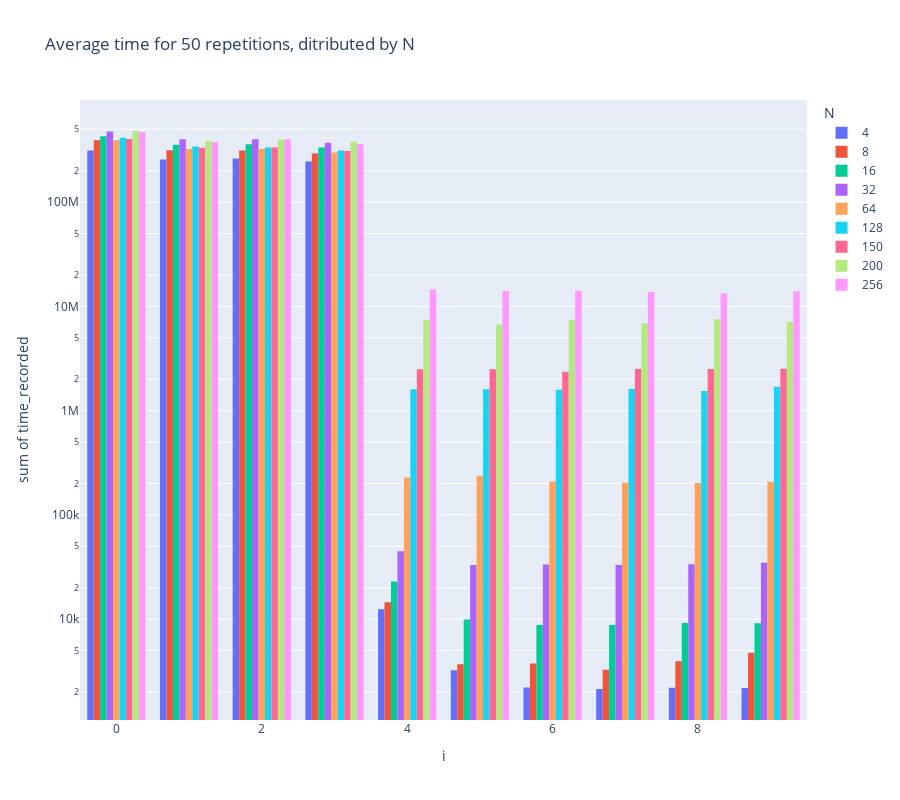

Here is the notebook cell this chart was saved with:
### Markdown cell above
## 3.3 Overhead generated

### Code cell
average_time = df.groupby(['i', 'N'])['time_recorded'].mean().reset_index()
fig = px.histogram(average_time, x='i', y='time_recorded', color = "N",barmode='group',log_y=True,height = 800,title = "Average time for 50 repetitions, ditributed by N")
fig.show()

### Figure 1 — Plotly figure (JSON) as saved in the notebook; plotly's stock layout.template omitted (floating-point values rounded to 4 significant figures)
{"data": [{"alignmentgroup": "True", "bingroup": "x", "histfunc": "sum", "hovertemplate": "N=4<br>i=%{x}<br>sum of time_recorded=%{y}<extra></extra>", "legendgroup": "4", "marker": {"color": "#636efa", "pattern": {"shape": ""}}, "name": "4", "offsetgroup": "4", "orientation": "v", "showlegend": true, "type": "histogram", "x": [0, 1, 2, 3, 4, 5, 6, 7, 8, 9], "xaxis": "x", "y": [312500000.0, 256900000.0, 262100000.0, 245500000.0, 12450.0, 3234.0, 2204.0, 2133.0, 2198.0, 2186.0], "yaxis": "y"}, {"alignmentgroup": "True", "bingroup": "x", "histfunc": "sum", "hovertemplate": "N=8<br>i=%{x}<br>sum of time_recorded=%{y}<extra></extra>", "legendgroup": "8", "marker": {"color": "#EF553B", "pattern": {"shape": ""}}, "name": "8", "offsetgroup": "8", "orientation": "v", "showlegend": true, "type": "histogram", "x": [0, 1, 2, 3, 4, 5, 6, 7, 8, 9], "xaxis": "x", "y": [391800000.0, 315000000.0, 312500000.0, 292800000.0, 14510.0, 3693.0, 3742.0, 3272.0, 3942.0, 4747.0], "yaxis": "y"}, {"alignmentgroup": "True", "bingroup": "x", "histfunc": "sum", "hovertemplate": "N=16<br>i=%{x}<br>sum of time_recorded=%{y}<extra></extra>", "legendgroup": "16", "marker": {"color": "#00cc96", "pattern": {"shape": ""}}, "name": "16", "offsetgroup": "16", "orientation": "v", "showlegend": true, "type": "histogram", "x": [0, 1, 2, 3, 4, 5, 6, 7, 8, 9], "xaxis": "x", "y": [429700000.0, 354500000.0, 359800000.0, 334600000.0, 22920.0, 9923.0, 8791.0, 8774.0, 9144.0, 9094.0], "yaxis": "y"}, {"alignmentgroup": "True", "bingroup": "x", "histfunc": "sum", "hovertemplate": "N=32<br>i=%{x}<br>sum of time_recorded=%{y}<extra></extra>", "legendgroup": "32", "marker": {"color": "#ab63fa", "pattern": {"shape": ""}}, "name": "32", "offsetgroup": "32", "orientation": "v", "showlegend": true, "type": "histogram", "x": [0, 1, 2, 3, 4, 5, 6, 7, 8, 9], "xaxis": "x", "y": [476700000.0, 401200000.0, 400200000.0, 372100000.0, 44700.0, 32980.0, 33330.0, 33050.0, 33470.0, 34620.0], "yaxis": "y"}, {"alignmentgroup": "True", "bingroup": "x", "histfunc": "sum", "hovertemplate": "N=64<br>i=%{x}<br>sum of time_recorded=%{y}<extra></extra>", "legendgroup": "64", "marker": {"color": "#FFA15A", "pattern": {"shape": ""}}, "name": "64", "offsetgroup": "64", "orientation": "v", "showlegend": true, "type": "histogram", "x": [0, 1, 2, 3, 4, 5, 6, 7, 8, 9], "xaxis": "x", "y": [391600000.0, 324000000.0, 323200000.0, 299200000.0, 228500.0, 236500.0, 208400.0, 203500.0, 202300.0, 208100.0], "yaxis": "y"}, {"alignmentgroup": "True", "bingroup": "x", "histfunc": "sum", "hovertemplate": "N=128<br>i=%{x}<br>sum of time_recorded=%{y}<extra></extra>", "legendgroup": "128", "marker": {"color": "#19d3f3", "pattern": {"shape": ""}}, "name": "128", "offsetgroup": "128", "orientation": "v", "showlegend": true, "type": "histogram", "x": [0, 1, 2, 3, 4, 5, 6, 7, 8, 9], "xaxis": "x", "y": [415200000.0, 341000000.0, 334000000.0, 312800000.0, 1601000.0, 1602000.0, 1588000.0, 1611000.0, 1544000.0, 1698000.0], "yaxis": "y"}, {"alignmentgroup": "True", "bingroup": "x", "histfunc": "sum", "hovertemplate": "N=150<br>i=%{x}<br>sum of time_recorded=%{y}<extra></extra>", "legendgroup": "150", "marker": {"color": "#FF6692", "pattern": {"shape": ""}}, "name": "150", "offsetgroup": "150", "orientation": "v", "showlegend": true, "type": "histogram", "x": [0, 1, 2, 3, 4, 5, 6, 7, 8, 9], "xaxis": "x", "y": [403800000.0, 331700000.0, 333500000.0, 308900000.0, 2489000.0, 2499000.0, 2362514, 2509000.0, 2512000.0, 2517000.0], "yaxis": "y"}, {"alignmentgroup": "True", "bingroup": "x", "histfunc": "sum", "hovertemplate": "N=200<br>i=%{x}<br>sum of time_recorded=%{y}<extra></extra>", "legendgroup": "200", "marker": {"color": "#B6E880", "pattern": {"shape": ""}}, "name": "200", "offsetgroup": "200", "orientation": "v", "showlegend": true, "type": "histogram", "x": [0, 1, 2, 3, 4, 5, 6, 7, 8, 9], "xaxis": "x", "y": [481300000.0, 386000000.0, 397402826, 379067075, 7411000.0, 6702000.0, 7450000.0, 6872000.0, 7531000.0, 7078000.0], "yaxis": "y"}, {"alignmentgroup": "True", "bingroup": "x", "histfunc": "sum", "hovertemplate": "N=256<br>i=%{x}<br>sum of time_recorded=%{y}<extra></extra>", "legendgroup": "256", "marker": {"color": "#FF97FF", "pattern": {"shape": ""}}, "name": "256", "offsetgroup": "256", "orientation": "v", "showlegend": true, "type": "histogram", "x": [0, 1, 2, 3, 4, 5, 6, 7, 8, 9], "xaxis": "x", "y": [471900000.0, 375500000.0, 401500000.0, 359800000.0, 14490000.0, 14080000.0, 14160000.0, 13700000.0, 13320000.0, 13950000.0], "yaxis": "y"}], "layout": {"barmode": "group", "height": 800, "legend": {"title": {"text": "N"}, "tracegroupgap": 0}, "title": {"text": "Average time for 50 repetitions, ditributed by N"}, "xaxis": {"anchor": "y", "domain": [0, 1], "title": {"text": "i"}}, "yaxis": {"anchor": "x", "domain": [0, 1], "title": {"text": "sum of time_recorded"}, "type": "log"}}}
